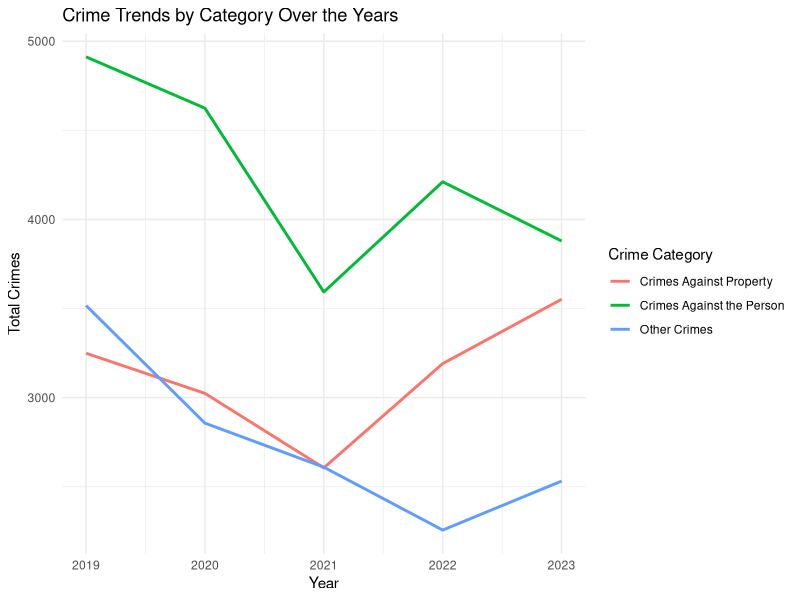
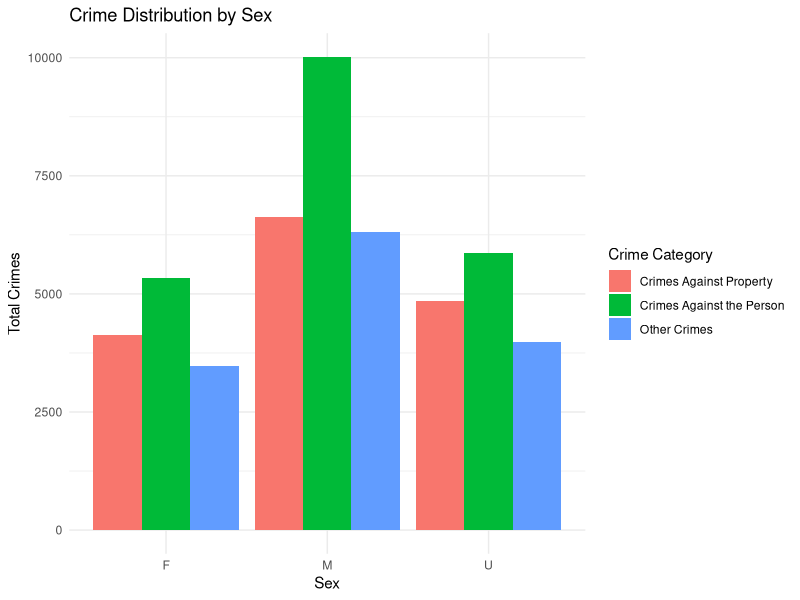
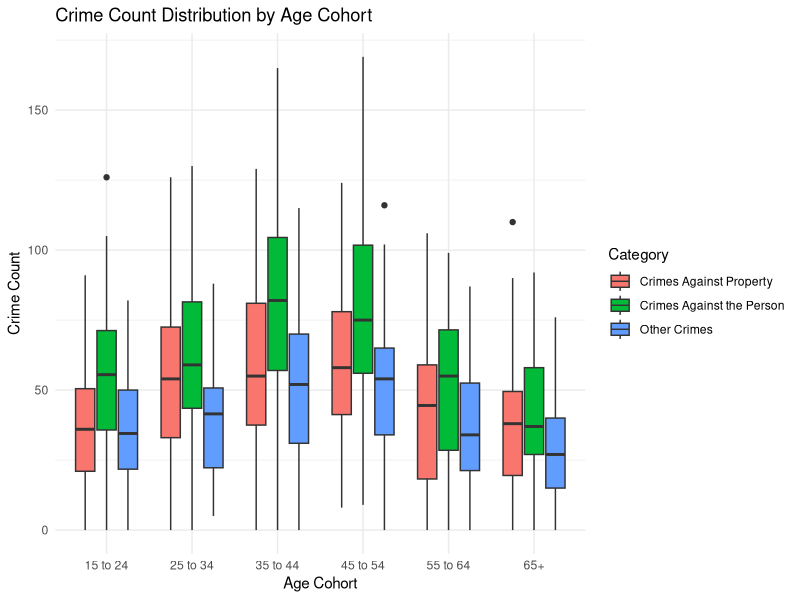

Write R code to recreate these figures, in order. (Note: this script raises an error after producing the figures.)
#### Preamble ####
# Purpose: Generate the data visualizations and tables as in the paper.
# Author: Huayan Yu
# Date: 24 September 2024
# Contact: huayan.yu@mail.utoronto.ca
# License: MIT
# Pre-requisites: Libraries `tidyverse` and `knitr` installed

#### Workspace setup ####
library(ggplot2)
library(dplyr)
library(knitr)

# Load the data
data <- read.csv("data/analysis_data/toronto_crime_victims.csv")

# Convert necessary columns to factors
data$CATEGORY <- as.factor(data$CATEGORY)
data$SEX <- as.factor(data$SEX)
data$AGE_COHORT <- as.factor(data$AGE_COHORT)

#### Visualizations with ggplot2 ####
# Visualization 1: a line chart of crime categories by year (2019 - 2023) 
# Aggregate data by year and category
category_vs_year <- data %>%
  group_by(REPORT_YEAR, CATEGORY) %>%
  summarize(Total_Count = sum(COUNT_))

# Create line plot
vis1 <- ggplot(category_vs_year, aes(x=REPORT_YEAR, y=Total_Count, color=CATEGORY)) +
  geom_line(linewidth=1) +
  labs(title="Crime Trends by Category Over the Years",
       x="Year", y="Total Crimes", color="Crime Category") +
  theme_minimal()
vis1

# Visualization 2: a bar chart of crime distribution by sex
# Aggregate data by sex and category
crime_by_sex <- data %>%
  group_by(SEX, CATEGORY) %>%
  summarize(Total_Count = sum(COUNT_))

# Create bar plot
vis2 <- ggplot(crime_by_sex, aes(x = SEX, y = Total_Count, fill = CATEGORY)) +
  geom_bar(stat = "identity", position = "dodge") +
  labs(title = "Crime Distribution by Sex",
       x = "Sex", y = "Total Crimes",
       fill = "Crime Category") +
  theme_minimal()
vis2

# Visualization 3: side-by-side boxplot for crimes by age cohort
vis3 <- ggplot(data, aes(x = AGE_COHORT, y = COUNT_, fill = CATEGORY)) +
  geom_boxplot() +
  labs(title = "Crime Count Distribution by Age Cohort",
       x = "Age Cohort", y = "Crime Count", fill = "Category") +
  theme_minimal()
vis3

#### Table creations with knitr ####
# Table 1: proportion of crimes by category, year, and sex
crime_proportion_sex_year <- data %>%
  group_by(REPORT_YEAR, SEX) %>%
  summarize(Total_Count = sum(COUNT_)) %>%
  group_by(REPORT_YEAR) %>%
  mutate(Proportion = round(Total_Count / sum(Total_Count), 3))
kable(crime_proportion_sex_year, caption = "Proportion of Crimes by Category, Year, and Sex")


# Table 2: the top 5 most common subtypes of crimes for each year
top_subtypes_by_year <- data %>%
  group_by(SUBTYPE, REPORT_YEAR) %>%
  summarize(Total_Count = sum(COUNT_)) %>%
  arrange(desc(Total_Count)) %>%
  group_by(REPORT_YEAR) %>%
  top_n(5, Total_Count)

# Reshape the data to have a column for each year
top_subtypes_wide <- top_subtypes_by_year %>%
  pivot_wider(names_from = REPORT_YEAR, values_from = Total_Count, values_fill = 0) %>%
  select(SUBTYPE, `2019`, `2020`, `2021`, `2022`, `2023`)

# Add a row for total and concatenate
total_row <- top_subtypes_wide %>%
  summarize(across(`2019`:`2023`, sum)) %>%
  mutate(SUBTYPE = "Total")
top_subtypes_with_total <- bind_rows(top_subtypes_wide, total_row)
kable(top_subtypes_with_total, caption = "Top 5 Most Common Crime Subtypes by Year")
